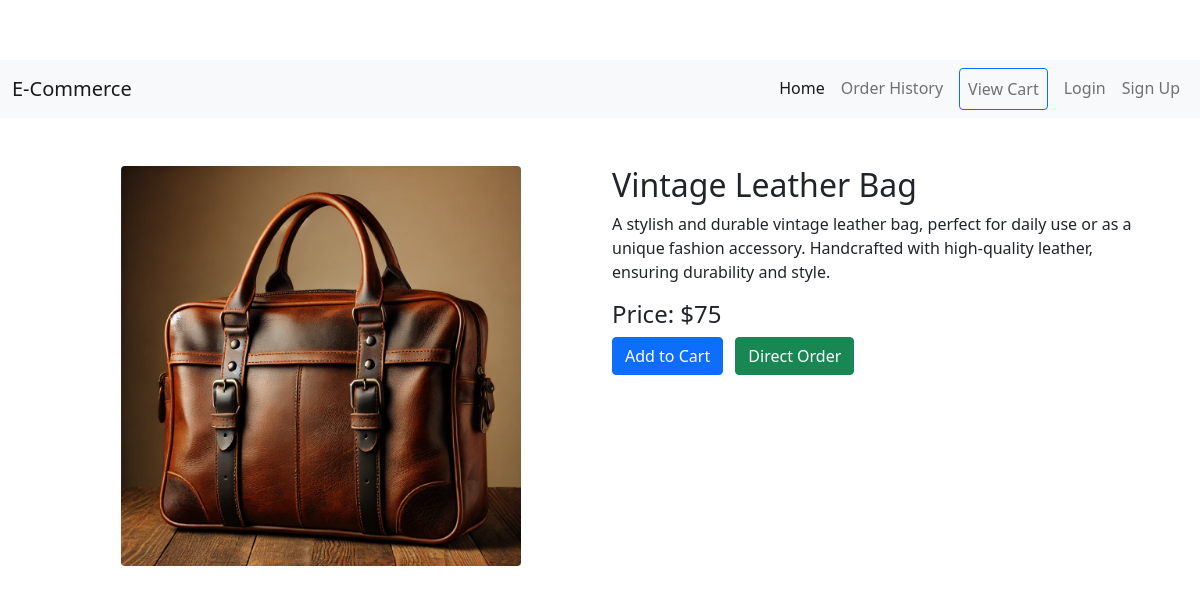
Page /product/1 on the committed database.
### model.py (models this page shows)
class Product(db.Model):
    __tablename__ = 'products'
    id: Mapped[int] = mapped_column(Integer, primary_key=True)
    name: Mapped[str] = mapped_column(String(250), unique=True, nullable=False)
    stocks: Mapped[int] = mapped_column(Integer, nullable=False)
    description: Mapped[str] = mapped_column(String(300), nullable=False)
    detail: Mapped[str] = mapped_column(String(250), nullable=False)
    category_id: Mapped[int] = mapped_column(Integer, db.ForeignKey('categories.id'))
    price: Mapped[int] = mapped_column(Integer, nullable=False)
    image_url: Mapped[str] = mapped_column(String(250), nullable=True)
    category = relationship('Category', back_populates='products')
    order_items = relationship('OrderItem', back_populates='product')
    cart_items = relationship('CartItem', back_populates='product')

### main.py (the view)
@app.route('/product/<int:product_id>')
def product_detail(product_id):
    product = Product.query.get_or_404(product_id)
    return render_template('product_detail.html', product=product)

### templates/product_detail.html
{% extends 'base.html' %}
{% block content %}
<div class="container mt-5">
    <div class="row">
        <div class="col-md-6 d-flex justify-content-center">
            <img src="{{ url_for('static', filename='uploads/' + product.image_url) }}" class="img-fluid rounded" alt="{{ product.name }}" style="max-width: 400px;">
        </div>
        <div class="col-md-6">
            <h2>{{ product.name }}</h2>
            <p>{{ product.description }}</p>
            <h4>Price: ${{ product.price }}</h4>
            <form action="{{ url_for('add_to_cart', product_id=product.id) }}" method="post" class="d-inline">
                <button class="btn btn-primary">Add to Cart</button>
            </form>
            <form action="{{ url_for('create_order', product_id=product.id) }}" method="post" class="d-inline">
                <button class="btn btn-success ms-2">Direct Order</button>
            </form>
        </div>
    </div>
</div>
{% endblock %}

### static/css/style.css (style rules this page uses)
body { padding-top: 60px; }
.container { margin-top: 80px; }

### rows in the picture
Product: image_url (picture), name "Vintage Leather Bag", description "A stylish and durable vintage leather bag, perfect for daily use or as a unique fashion accessory. Handcrafted with high-quality leather, ensuring durability and style.", price "75"
